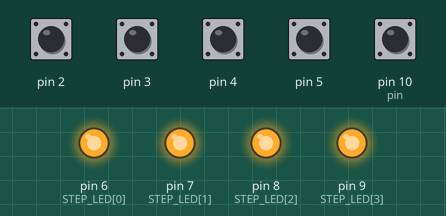
Recording of a sketch running on a simulated SparkFun Pro Micro, built with avr-gcc and run on an emulated ATmega32U4. Parts: output pins drawn as LEDs (lit = HIGH). Inputs (shaded band) come from the test bench; at power-on: pin 2–5, pin 10 (pin) HIGH.

Above: at 1.2 s.
1.3 s: pin 2 pulled LOW for 0.15 s
At 2.3 s:
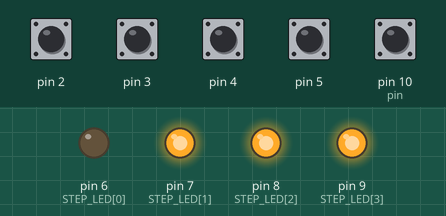
2.9 s: pin 3 pulled LOW for 0.15 s
At 3.4 s:
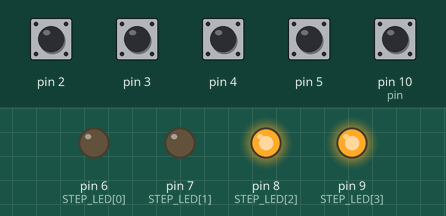
4.5 s: pin 4 pulled LOW for 0.15 s
At 5.7 s:
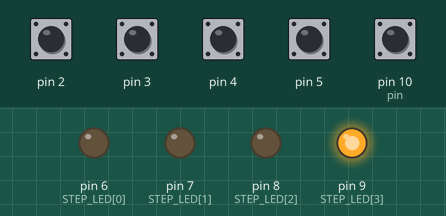
6.1 s: pin 5 pulled LOW for 0.15 s
At 7.1 s:
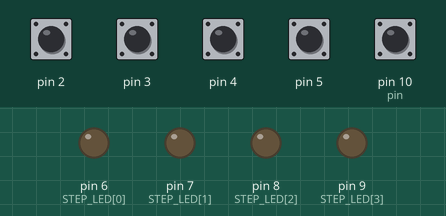
7.7 s: pin 2 pulled LOW for 1 s
At 8.4 s:
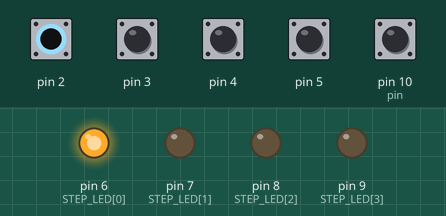
10.2 s: pin 3 pulled LOW for 1 s
At 11.4 s:
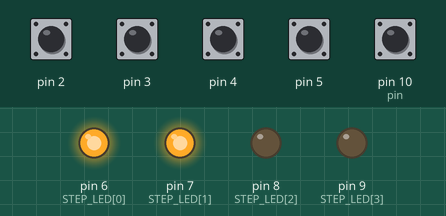
Timing chart, 0 to 13.2 s (numbered marks = the images above; inputs shaded):
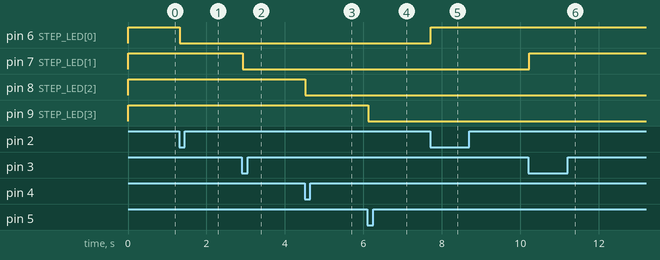

The sketch:

four_step_sequencer.ino
```cpp
/*
  Pro Micro 4-Step USB-MIDI Drum Sequencer (Fixed Tempo)
  - Tempo fixed at BPM = 127
  - Buttons: D2..D5 (step toggle), D10 (play toggle)
  - LEDs: D6..D9 (ON=enabled)
  - USB-MIDI: one fixed note (DRUM_NOTE)
*/

#include <MIDIUSB.h>

/*** ====== CONFIG ====== ***/
const uint8_t  DRUM_NOTE     = 36;   // 36=Kick
const uint8_t  MIDI_CHANNEL  = 9;    // Ch10 for GM drums
const uint8_t  NOTE_VELOCITY = 110;
const uint16_t GATE_MS_BASE  = 120;  // ms
const int      FIXED_BPM     = 127;  // ← テンポ固定

// Pins
const uint8_t STEP_BTN[4] = {2, 3, 4, 5};
const uint8_t STEP_LED[4] = {6, 7, 8, 9};
const uint8_t PLAY_BTN    = 10;

// Debounce
const uint16_t DEBOUNCE_STEP_MS = 20;
const uint16_t DEBOUNCE_PLAY_MS = 30;

/*** ====== STATE ====== ***/
struct Btn {
  uint8_t pin;
  bool    stable;
  bool    lastRead;
  uint32_t lastChangeMs;
};

Btn stepBtn[4];
Btn playBtn;

bool stepEnabled[4] = {true, true, true, true};

bool     isPlaying      = false;
uint8_t  stepIndex      = 0;
uint32_t stepIntervalMs = 0;
uint32_t nextStepAtMs   = 0;

bool     noteActive     = false;
uint32_t noteOffAtMs    = 0;

/*** ====== MIDI helpers ====== ***/
inline void sendNoteOn(uint8_t note, uint8_t vel, uint8_t ch) {
  midiEventPacket_t p = {0x09, (uint8_t)(0x90 | (ch & 0x0F)), note, vel};
  MidiUSB.sendMIDI(p); MidiUSB.flush();
}
inline void sendNoteOff(uint8_t note, uint8_t vel, uint8_t ch) {
  midiEventPacket_t p = {0x08, (uint8_t)(0x80 | (ch & 0x0F)), note, vel};
  MidiUSB.sendMIDI(p); MidiUSB.flush();
}

/*** ====== SETUP ====== ***/
void setup() {
  // LED
  for (int i = 0; i < 4; i++) {
    pinMode(STEP_LED[i], OUTPUT);
    digitalWrite(STEP_LED[i], stepEnabled[i] ? HIGH : LOW);
  }

  // Buttons
  for (int i = 0; i < 4; i++) {
    stepBtn[i].pin = STEP_BTN[i];
    pinMode(stepBtn[i].pin, INPUT_PULLUP);
    stepBtn[i].stable = digitalRead(stepBtn[i].pin);
    stepBtn[i].lastRead = stepBtn[i].stable;
    stepBtn[i].lastChangeMs = millis();
  }
  playBtn.pin = PLAY_BTN;
  pinMode(playBtn.pin, INPUT_PULLUP);
  playBtn.stable = digitalRead(playBtn.pin);
  playBtn.lastRead = playBtn.stable;
  playBtn.lastChangeMs = millis();

  // Tempo fixed to BPM=127
  stepIntervalMs = (uint32_t)(60000UL / FIXED_BPM);
  nextStepAtMs = millis() + stepIntervalMs;
}

/*** ====== LOOP ====== ***/
void loop() {
  handleStepButtons();
  handlePlayButton();
  runSequencer();
}

/*** ====== INPUT ====== ***/
bool pollEdgeFalling(Btn &b, uint16_t debounceMs) {
  const uint32_t now = millis();
  bool r = digitalRead(b.pin);
  if (r != b.lastRead) {
    b.lastChangeMs = now;
    b.lastRead = r;
  }
  if ((now - b.lastChangeMs) > debounceMs) {
    if (r != b.stable) {
      bool falling = (b.stable == HIGH && r == LOW);
      b.stable = r;
      return falling;
    }
  }
  return false;
}

void handleStepButtons() {
  for (int i = 0; i < 4; i++) {
    if (pollEdgeFalling(stepBtn[i], DEBOUNCE_STEP_MS)) {
      stepEnabled[i] = !stepEnabled[i];
      digitalWrite(STEP_LED[i], stepEnabled[i] ? HIGH : LOW);
    }
  }
}

void handlePlayButton() {
  if (pollEdgeFalling(playBtn, DEBOUNCE_PLAY_MS)) {
    isPlaying = !isPlaying;
    if (isPlaying) {
      nextStepAtMs = millis() + stepIntervalMs;
    } else {
      if (noteActive) {
        sendNoteOff(DRUM_NOTE, 0, MIDI_CHANNEL);
        noteActive = false;
      }
    }
  }
}

/*** ====== SEQUENCER ====== ***/
void runSequencer() {
  const uint32_t now = millis();

  // ノートOFF
  if (noteActive && (int32_t)(now - noteOffAtMs) >= 0) {
    sendNoteOff(DRUM_NOTE, 0, MIDI_CHANNEL);
    noteActive = false;
  }

  if (!isPlaying) return;

  if ((int32_t)(now - nextStepAtMs) >= 0) {
    if (stepEnabled[stepIndex]) {
      uint16_t gate = GATE_MS_BASE;
      if (gate > stepIntervalMs) gate = stepIntervalMs - 10;
      sendNoteOn(DRUM_NOTE, NOTE_VELOCITY, MIDI_CHANNEL);
      noteActive = true;
      noteOffAtMs = now + gate;
    }

    stepIndex = (stepIndex + 1) & 0x03;
    nextStepAtMs = now + stepIntervalMs;
  }
}
```

Measured:
- after the input at 1.3 s, pin 6 (STEP_LED[0]): HIGH → LOW at once
- after the input at 2.9 s, pin 7 (STEP_LED[1]): HIGH → LOW at once
- after the input at 4.5 s, pin 8 (STEP_LED[2]): HIGH → LOW at once
- after the input at 6.1 s, pin 9 (STEP_LED[3]): HIGH → LOW at once
- after the input at 7.7 s, pin 6 (STEP_LED[0]): LOW → HIGH at once
- after the input at 10.2 s, pin 7 (STEP_LED[1]): LOW → HIGH at once
